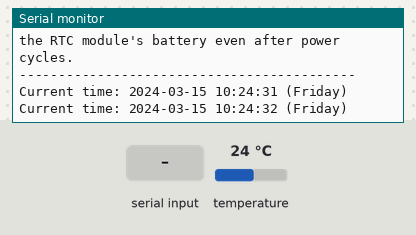
Simulated run of this sketch. Board: ESP32-C6. Parts: the last lines printed to the serial monitor. The test bench sets the inputs (shaded band); at power-on: temperature 24 °C. The local clock reads 2024-03-15 10:24:30 at power-on unless the sketch sets it.

Above: at 2.2 s.
2.3 s: "temp\n" received over Serial
At 2.9 s:
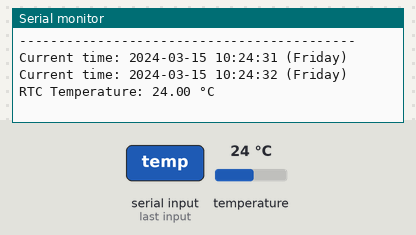
3.8 s: "set \n" received over Serial
At 3.98 s:
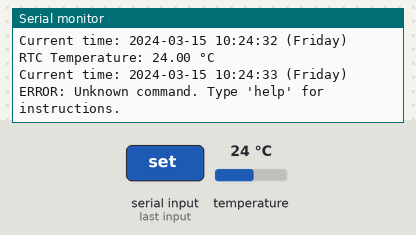
5.3 s: "set 90\n" received over Serial
At 5.9 s:
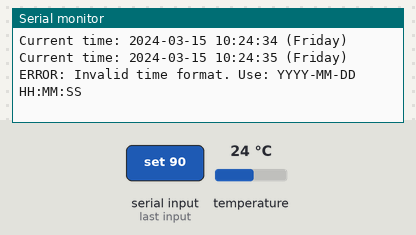
Timing chart, 0 to 8.3 s (numbered marks = the images above; inputs shaded):
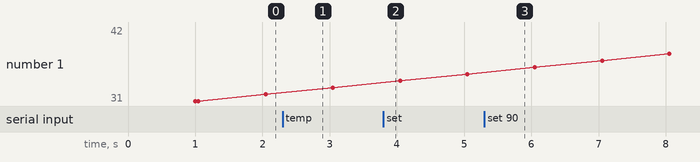

Measured:
- after the input at 2.3 s, the serial monitor: prints a new line at once (image 1)
- after the input at 3.8 s, the serial monitor: prints a new line at once (image 2)
- after the input at 5.3 s, the serial monitor: prints a new line at once (image 3)

The sketch:

DS3231_ESP32-C6_SettingDateTime.ino
```cpp
/*
 * ESP32-C6 DS3231 Time Setter Tool
 *
 * This code is specifically designed to set the time on your DS3231 RTC module
 * through serial commands. Once the time is set, the RTC will maintain the time
 * using its battery backup, even when the ESP32 is powered off or reset.
 *
 * Connections:
 * DS3231 VCC -> ESP32-C6 3.3V
 * DS3231 GND -> ESP32-C6 GND
 * DS3231 SDA -> ESP32-C6 GPIO9 (default I2C SDA pin for ESP32-C6)
 * DS3231 SCL -> ESP32-C6 GPIO8 (default I2C SCL pin for ESP32-C6)
 */

 #include <Wire.h>
 #include <RTClib.h>

 // Create RTC object
 RTC_DS3231 rtc;

 // Buffer for serial input
 String inputBuffer = "";
 bool inputComplete = false;

 void setup() {
   // Initialize serial communication
   Serial.begin(115200);
   delay(1000);

   Serial.println("\n===== DS3231 RTC Time Setter Tool =====");

   // Initialize I2C
   Wire.begin(5, 6);  // SDA = GPIO6, SCL = GPIO5 (default for ESP32-C6)

   // Check if RTC module is available
   if (!rtc.begin()) {
     Serial.println("ERROR: Couldn't find RTC module!");
     Serial.println("Please check your wiring connections.");
     while (1) delay(10); // Stop execution
   }

   Serial.println("RTC module found and connected successfully!");

   // Get and display current time
   displayCurrentTime();

   // Show usage instructions
   printInstructions();
 }

 void loop() {
   // Check if data is available to read
   while (Serial.available()) {
     char inChar = (char)Serial.read();

     // Process commands
     if (inChar == '\n' || inChar == '\r') {
       if (inputBuffer.length() > 0) {
         processCommand(inputBuffer);
         inputBuffer = "";
       }
     } else {
       // Add character to input buffer
       inputBuffer += inChar;
     }
   }

   // Display current time every second
   static unsigned long lastDisplayTime = 0;
   if (millis() - lastDisplayTime > 1000) {
     lastDisplayTime = millis();
     displayCurrentTime();
   }
 }

 void printInstructions() {
   Serial.println("\n-------------------------------------------");
   Serial.println("COMMAND MENU:");
   Serial.println("-------------------------------------------");
   Serial.println("1. Set time using format: set YYYY-MM-DD HH:MM:SS");
   Serial.println("   Example: set 2025-04-30 14:30:00");
   Serial.println("2. Show these instructions: help");
   Serial.println("3. Show current time: time");
   Serial.println("4. Show temperature: temp\n");
   Serial.println("NOTE: Once time is set, it will be maintained by");
   Serial.println("the RTC module's battery even after power cycles.");
   Serial.println("-------------------------------------------");
 }

 void processCommand(String command) {
   command.trim();
   command.toLowerCase();

   if (command == "help") {
     printInstructions();
   }
   else if (command == "time") {
     displayCurrentTime();
   }
   else if (command == "temp") {
     Serial.print("RTC Temperature: ");
     Serial.print(rtc.getTemperature());
     Serial.println(" °C");
   }
   else if (command.startsWith("set ")) {
     setRtcTime(command.substring(4));
   }
   else {
     Serial.println("ERROR: Unknown command. Type 'help' for instructions.");
   }
 }

 void setRtcTime(String timeString) {
   // Expected format: YYYY-MM-DD HH:MM:SS
   timeString.trim();

   // Check minimum length requirement
   if (timeString.length() < 19) {
     Serial.println("ERROR: Invalid time format. Use: YYYY-MM-DD HH:MM:SS");
     return;
   }

   // Parse date components
   int year = timeString.substring(0, 4).toInt();
   int month = timeString.substring(5, 7).toInt();
   int day = timeString.substring(8, 10).toInt();

   // Parse time components
   int hour = timeString.substring(11, 13).toInt();
   int minute = timeString.substring(14, 16).toInt();
   int second = timeString.substring(17, 19).toInt();

   // Validate components
   if (year < 2000 || year > 2099 || month < 1 || month > 12 || day < 1 || day > 31 ||
       hour < 0 || hour > 23 || minute < 0 || minute > 59 || second < 0 || second > 59) {
     Serial.println("ERROR: Time values out of valid range!");
     return;
   }

   // Set the RTC time
   rtc.adjust(DateTime(year, month, day, hour, minute, second));

   Serial.println("SUCCESS: Time has been set!");
   Serial.println("The RTC will maintain this time using its battery backup.");

   // Show the newly set time
   displayCurrentTime();
 }

 void displayCurrentTime() {
   DateTime now = rtc.now();

   Serial.print("Current time: ");
   Serial.print(now.year(), DEC);
   Serial.print('-');
   if (now.month() < 10) Serial.print('0');
   Serial.print(now.month(), DEC);
   Serial.print('-');
   if (now.day() < 10) Serial.print('0');
   Serial.print(now.day(), DEC);

   Serial.print(' ');

   if (now.hour() < 10) Serial.print('0');
   Serial.print(now.hour(), DEC);
   Serial.print(':');
   if (now.minute() < 10) Serial.print('0');
   Serial.print(now.minute(), DEC);
   Serial.print(':');
   if (now.second() < 10) Serial.print('0');
   Serial.print(now.second(), DEC);

   Serial.print(" (");
   printDayOfWeek(now.dayOfTheWeek());
   Serial.println(")");
 }

 void printDayOfWeek(uint8_t day) {
   const char* daysOfWeek[] = {"Sunday", "Monday", "Tuesday", "Wednesday", "Thursday", "Friday", "Saturday"};
   if (day < 7) {
     Serial.print(daysOfWeek[day]);
   } else {
     Serial.print("Unknown");
   }
 }
```
